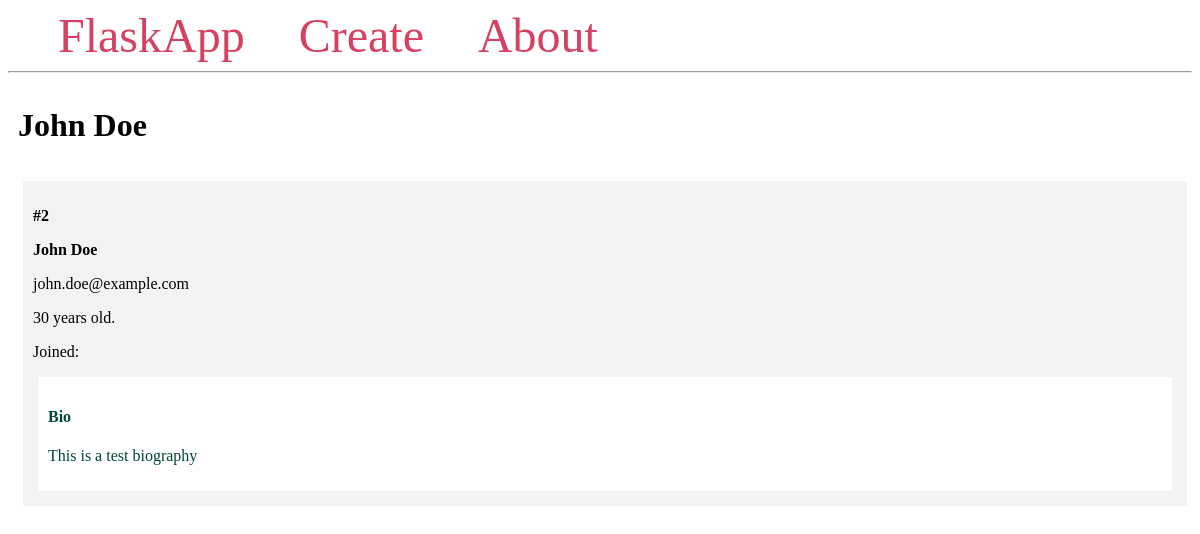
/2, run on the app's committed database.
### flask_sql1.py (models this page shows, shortened)
class student(db.Model):
    id = db.Column(db.Integer, primary_key = True)
    firstname = db.Column(db.String(100), nullable = False)
    lastname = db.Column(db.String(100), nullable = False)
    email = db.Column(db.String(100), unique = True, nullable = False)
    age = db.Column(db.Integer)
    time = db.Column(db.DateTime(timezone=True), server_default = func.now())
    bio = db.Column(db.Text)

### flask_sql1.py (the view)
@app.route('/<int:S_id>')
def stud(S_id):
    student1 = student.query.get_or_404(S_id)
    return render_template('student.html', student=student1)

### templates/student.html
{% extends 'base.html' %}
{% block content %}
    <span class="title">
        <h1>{% block title %} {{ student.firstname }} {{ student.lastname }}{% endblock %}</h1>
    </span>
    <div class="content">
            <div class="student">
                <p><b>#{{ student.id }}</b></p>
                <b>
                    <p class="name">{{ student.firstname }} {{ student.lastname }}</p>
                </b>
                <p>{{ student.email }}</p>
                <p>{{ student.age }} years old.</p>
                <p>Joined: {{ student.created_at }}</p>
                <div class="bio">
                    <h4>Bio</h4>
                    <p>{{ student.bio }}</p>
                </div>
            </div>
    </div>
{% endblock %}

### templates/base.html (style rules this page uses)
.title { margin: 5px; }
.content { margin: 5px; width: 100%; display: flex; flex-direction: row; flex-wrap: wrap; }
.student { flex: 20%; padding: 10px; margin: 5px; background-color: #f3f3f3; inline-size: 100%; }
.bio { padding: 10px; margin: 5px; background-color: #ffffff; color: #004835; }

### data on the page
student: firstname "John", lastname "Doe", id "2", email "john.doe@example.com", age "30", bio "This is a test biography"
